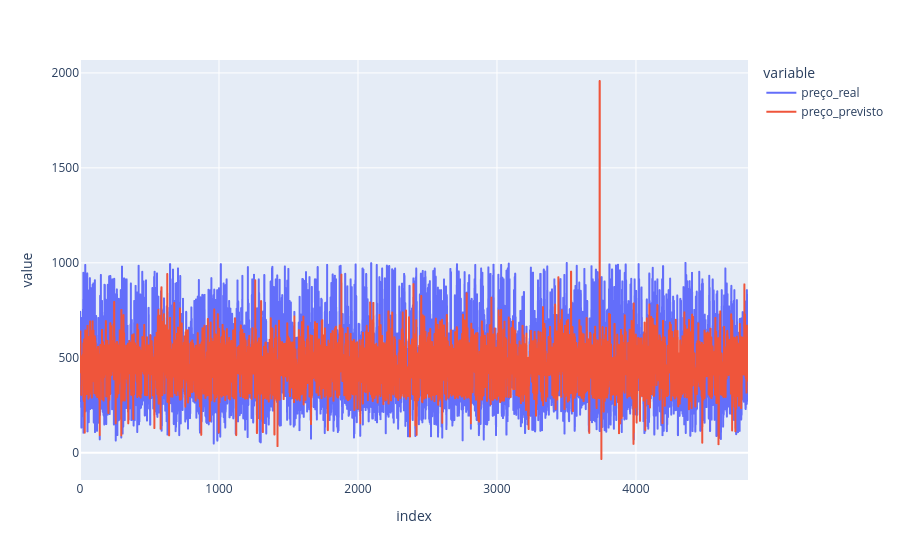

Notebook code for this chart:
### Code cell
df_lasso = pd.DataFrame({
    'id_imovel': X_test['id'],       # Busca o ID original que ficou de fora do treino
    'preço_real': y_test,             # A nota real (Target)
    'preço_previsto': y_pred_lasso      # A nota que a árvore calculou
})
df_lasso.reset_index(drop=True, inplace=True)
df_lasso['erro'] = (df_lasso['preço_real'] - df_lasso['preço_previsto']).abs() / df_lasso['preço_real'] 


fig = px.line(df_lasso, y=['preço_real', 'preço_previsto'])
fig.show()
print(df_lasso[df_lasso['erro'] >=0.1].head())

### Figure 1 — Plotly figure (JSON) as saved in the notebook; plotly's stock layout.template omitted (floating-point values rounded to 4 significant figures; data arrays with more than 128 entries replaced by an {"elided": "..."} marker saying what was removed)
{"data": [{"hovertemplate": "variable=preço_real<br>index=%{x}<br>value=%{y}<extra></extra>", "legendgroup": "preço_real", "line": {"color": "#636efa", "dash": "solid"}, "marker": {"symbol": "circle"}, "mode": "lines", "name": "preço_real", "showlegend": true, "type": "scattergl", "x": {"elided": "4807 int values"}, "xaxis": "x", "y": {"elided": "4807 float values"}, "yaxis": "y"}, {"hovertemplate": "variable=preço_previsto<br>index=%{x}<br>value=%{y}<extra></extra>", "legendgroup": "preço_previsto", "line": {"color": "#EF553B", "dash": "solid"}, "marker": {"symbol": "circle"}, "mode": "lines", "name": "preço_previsto", "showlegend": true, "type": "scattergl", "x": {"elided": "4807 int values"}, "xaxis": "x", "y": {"elided": "4807 float values"}, "yaxis": "y"}], "layout": {"legend": {"title": {"text": "variable"}, "tracegroupgap": 0}, "margin": {"t": 60}, "xaxis": {"anchor": "y", "domain": [0, 1], "title": {"text": "index"}}, "yaxis": {"anchor": "x", "domain": [0, 1], "title": {"text": "value"}}}}
